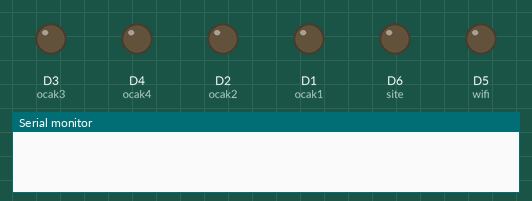
Simulated run of this sketch. Board: ESP8266 (NodeMCU). Shown: output pins drawn as LEDs (lit = HIGH), the last lines printed to the serial monitor. WiFi joins after 1.5 s; servers stay silent unless stated; uploads are accepted with an empty reply.

Above: at 0.1 s.
At 1.6 s:
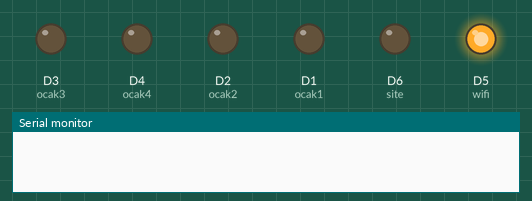
At 3.3 s:
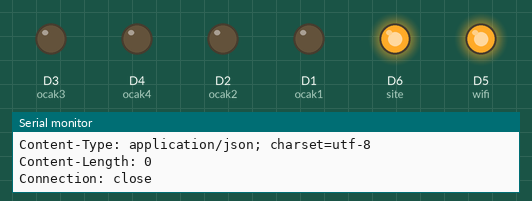
Timing chart, 0 to 4.8 s (numbered marks = the images above):
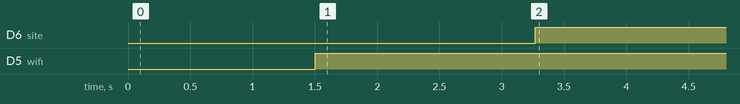

Measured:
- by itself, D6 (site): LOW → HIGH at 3.3 s
- by itself, D5 (wifi): LOW → HIGH at 1.5 s

The sketch:

NodeMcu.ino
```cpp
#include <ESP8266WiFi.h>
#include <ArduinoJson.h>
//#include <time.h>

#define wifi  D5
#define site  D6

#define ocak1 D1
#define ocak2 D2
#define ocak3 D3
#define ocak4 D4

const char* ssid     = "ITU-NET Misafir";
const char* password = "";

const char* host     = "espakilliev.site88.net"; // Your domain
String path          = "/tou_robotik2/test.json";
//String path          = "/tou_robotik/test.json";

//************************************************************************
int statu = 0;

int ocakAyar1 = 0;
int ocakAyar2 = 0;
int ocakAyar3 = 0;
int ocakAyar4 = 0;

bool wifiDurum = LOW;
bool siteDurum = LOW;
long saat;

long eskiZaman = 0;
long yeniZaman = 0;

long startTime = 0;
long finishTime = 0;

//************************************************************************

void setup() {

  Serial.begin(115200);

  pinMode(ocak1, OUTPUT);
  pinMode(ocak1, HIGH);
  pinMode(ocak2, OUTPUT);
  pinMode(ocak2, HIGH);
  pinMode(ocak3, OUTPUT);
  pinMode(ocak3, HIGH);
  pinMode(ocak4, OUTPUT);
  pinMode(ocak4, HIGH);
  pinMode(wifi, OUTPUT);
  pinMode(wifi, HIGH);
  pinMode(site, OUTPUT);
  pinMode(site, HIGH);

  //  if (Serial.find("OK")) {
//  Serial.println("AT+CWMODE=1");
//  delay(2000);

  String baglantiKomutu = String("AT+CWJAP=\"") +
                          ssid + "\",\"" +
                          password + "\"";
  WiFi.begin(ssid, password);  // wifi bağlanma şekli

//  Serial.println(baglantiKomutu);

//  Serial.print("Connecting to ");
//  Serial.println(ssid);
  while (WiFi.status() != WL_CONNECTED) {
    delay(500);
    wifiDurum = LOW;
//    Serial.print(".");
  } wifiDurum = HIGH;
  //  }
}
void loop() {
  /*
    bool wifiDurum = LOW;
    bool siteDurum = LOW;
  */

    yeniZaman = millis();

  if (WiFi.status() == WL_CONNECTED) {
    wifiDurum = HIGH;
  } else {
    wifiDurum = LOW;
  }
//    Serial.println(yeniZaman - eskiZaman);
  if (yeniZaman - eskiZaman > 1000 * 30) {
    sistemKapat();
  }

  digitalWrite(wifi, wifiDurum);
  digitalWrite(site, siteDurum);

//  Serial.println(host);

  WiFiClient client;

  const int httpPort = 80;
  if (!client.connect(host, httpPort)) {
//    yeniZaman = millis();
//    Serial.println("connection failed");
    siteDurum = LOW;
    return;
  } siteDurum = HIGH;
  yeniZaman = millis();

  client.print(String("GET ") + path + " HTTP/1.1\r\n" +
               "Host: " + host + "\r\n" +
               "Connection: keep-alive\r\n\r\n");
  delay(500);

  String section = "header";
//  Serial.println("\n bura \n");
  while (client.available()) {
    String line = client.readStringUntil('\r');
    Serial.print(line);
    // we’ll parse the HTML body here
    if (section == "header") { // headers..
//      Serial.print(".");
      if (line == "\n") { // skips the empty space at the beginning
        section = "json";
      }
    }
    else if (section == "json") { // print the good stuff
      section = "ignore";
      String result = line.substring(1);

      // Parse JSON
      int size = result.length() + 1;
      char json[size];
      result.toCharArray(json, size);
      StaticJsonBuffer<800> jsonBuffer;
      JsonObject& json_parsed = jsonBuffer.parseObject(json);

      if (!json_parsed.success())
      {
//        Serial.println("parseObject() failed");
        return;
      }
      /*
        int statu = 0;

        int saat = 0;
        int dakika = 0;

        int ocakAyar1 = 0;
        int ocakAyar2 = 0;
        int ocakAyar3 = 0;
        int ocakAyar4 = 0;

        String startTime = 0;
        String finishTime = 0;
      */

      statu = json_parsed["status"];

      saat = json_parsed["clock"];
//      saat = time(0);
      ocakAyar1 = json_parsed["ocak"][0];
      ocakAyar2 = json_parsed["ocak"][1];
      ocakAyar3 = json_parsed["ocak"][2];
      ocakAyar4 = json_parsed["ocak"][3];

      startTime = json_parsed["unix"]["start"];
      finishTime = json_parsed["unix"]["stop"];

    }
    //*******************************************************************
   /* Serial.println("\n\n\n---------------------------------------------------------------");
    Serial.print("Statu: ");
    Serial.println(statu);

    Serial.print("saat: ");
    Serial.print(saat);

    Serial.print("\nOcak-1: ");
    Serial.println(ocakAyar1);

    Serial.print("Ocak-2: ");
    Serial.println(ocakAyar2);

    Serial.print("Ocak-3: ");
    Serial.println(ocakAyar3);

    Serial.print("Ocak-4: ");
    Serial.println(ocakAyar4);

    Serial.print("Start: ");
    Serial.println(startTime);

    Serial.print("Finish: ");
    Serial.println(finishTime);
    Serial.println("---------------------------------------------------------------");
*/
//    delay(500);

    if (startTime < saat && saat < finishTime) {
      sistemCalistir();
    } else {
      sistemKapat();
    }

    //*******************************************************************
  }
//  Serial.print("closing connection. \n");
  eskiZaman = yeniZaman;
}

void sistemCalistir() {
  analogWrite(ocak1, ocakAyar(ocakAyar1));
  analogWrite(ocak2, ocakAyar(ocakAyar2));
  analogWrite(ocak3, ocakAyar(ocakAyar3));
  analogWrite(ocak4, ocakAyar(ocakAyar4));
}

void sistemKapat() {
  analogWrite(ocak1, 0);
  analogWrite(ocak2, 0);
  analogWrite(ocak3, 0);
  analogWrite(ocak4, 0);
}

int ocakAyar(int ocak) {
  switch (ocak) {
    case 0:
      return 0;
      break;
    case 1:
      return 30;
      break;
    case 2:
      return 60;
      break;
    case 3:
      return 90;
      break;
    case 4:
      return 120;
      break;
    case 5:
      return 150;
      break;
    case 6:
      return 170;
      break;
    case 7:
      return 190;
      break;
    case 8:
      return 210;
      break;
    case 9:
      return 250;
      break;
  }

}
```
